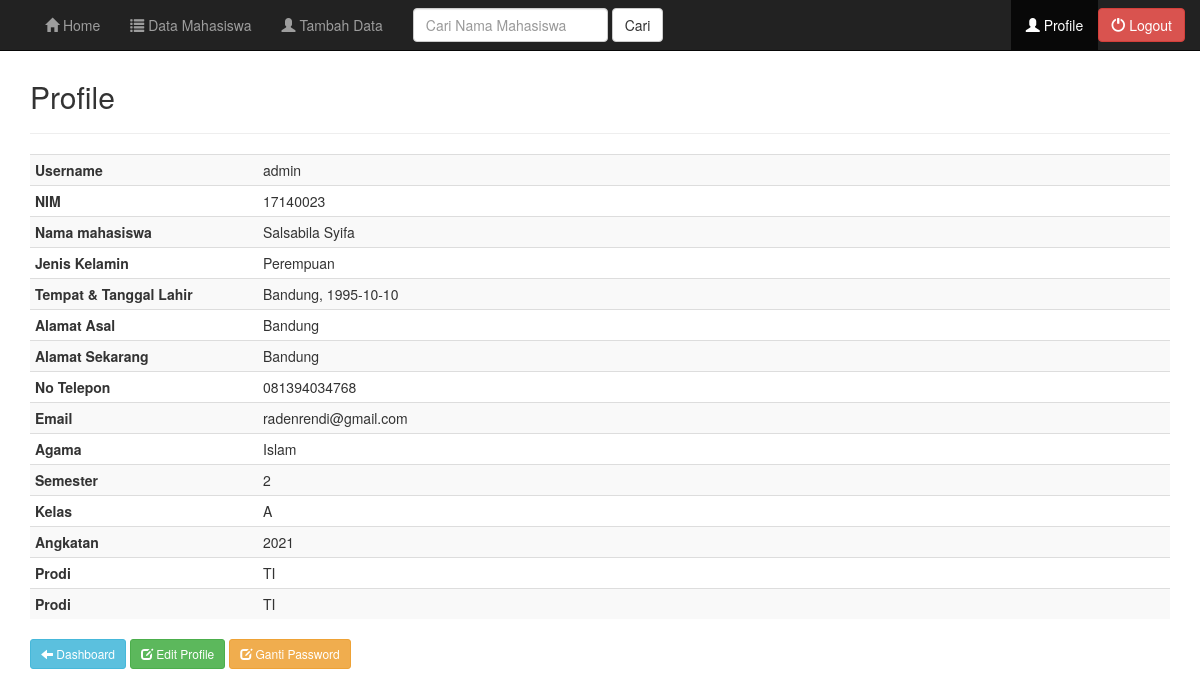
Page /admin/profile.php (signed in) on the committed database.
### tables this page shows
CREATE TABLE `tbl_mahasiswa` (
  `ID` bigint(20) UNSIGNED NOT NULL,
  `username` varchar(20) NOT NULL,
  `password` varchar(32) NOT NULL,
  `level` varchar(30) NOT NULL,
  `nim` varchar(20) NOT NULL,
  `nama` varchar(50) NOT NULL,
  `jenis_kelamin` varchar(20) NOT NULL,
  `tempat_lahir` varchar(30) NOT NULL,
  `tanggal_lahir` date NOT NULL,
  `alamat_asal` varchar(100) NOT NULL,
  `alamat_sekarang` varchar(100) NOT NULL,
  `no_telepon` varchar(13) NOT NULL,
  `email` varchar(30) NOT NULL,
  `agama` varchar(50) NOT NULL,
  `fakultas` varchar(50) NOT NULL,
  `semester` int(11) NOT NULL,
  `kelas` varchar(20) NOT NULL,
  `angkatan` int(11) NOT NULL
);

### admin/profile.php (the view, shortened to what this page needs)
<?php
include("header.php");
include("../koneksi.php");
?>
	<div class="container">
		<div class="content">
			<h2>Profile</h2>
			<hr />
			<?php
			$username = $_SESSION['admin'];
			$sql = mysqli_query($koneksi, "SELECT * FROM tbl_mahasiswa WHERE username='$username'");
			if(mysqli_num_rows($sql) == 0){
				header("Location: index.php");
			}else{
				$row = mysqli_fetch_assoc($sql);
			}
			?>
			<table class="table table-striped table-condensed">
				<tr>
					<th>Username</th>
					<td><?php echo $row['username']; ?></td>
				</tr>
				<tr>
					<th width="20%">NIM</th>
					<td><?php echo $row['nim']; ?></td>
				</tr>
				<tr>
					<th>Nama mahasiswa</th>
					<td><?php echo $row['nama']; ?></td>
				</tr>
				<tr>
					<th>Jenis Kelamin</th>
					<td><?php echo $row['jenis_kelamin']; ?></td>
				</tr>
				<tr>
					<th>Tempat & Tanggal Lahir</th>
					<td><?php echo $row['tempat_lahir'].', '.$row['tanggal_lahir']; ?></td>
				</tr>
				<tr>
					<th>Alamat Asal</th>
					<td><?php echo $row['alamat_asal']; ?></td>
				</tr>
				<tr>
					<th>Alamat Sekarang</th>
					<td><?php echo $row['alamat_sekarang']; ?></td>
				</tr>
				<tr>
					<th>No Telepon</th>
					<td><?php echo $row['no_telepon']; ?></td>
				</tr>
				<tr>
					<th>Email</th>
					<td><?php echo $row['email']; ?></td>
				</tr>
				<tr>
					<th>Agama</th>
					<td><?php echo $row['agama']; ?></td>
				</tr>
				<th>Semester</th>
					<td><?php echo $row['semester']; ?></td>
				<tr>
					<th>Kelas</th>
					<td><?php echo $row['kelas']; ?></td>
				</tr>
				<tr>
					<th>Angkatan</th>
					<td><?php echo $row['angkatan']; ?></td>
				</tr>
				<tr>
					<th>Prodi</th>
					<td><?php echo $row['fakultas']; ?></td>
				</tr>
				<tr>
					<th>Prodi</th>
					<td><?php echo $row['fakultas']; ?></td>
				</tr>
			</table>
			<a href="index.php" class="btn btn-sm btn-info"><span class="glyphicon glyphicon-arrow-left" aria-hidden="true"></span> Dashboard</a>
			<a href="edit.php?username=<?php echo $row['username']; ?>" class="btn btn-sm btn-success"><span class="glyphicon glyphicon-edit" aria-hidden="true"></span> Edit Profile</a>
			<a href="password_admin.php?username=<?php echo $row['username']; ?>" class="btn btn-sm btn-warning"><span class="glyphicon glyphicon-edit" aria-hidden="true"></span> Ganti Password</a>
		</div>
	</div>
<?php
include("footer.php");
?>

### style.css (style rules this page uses)
.content { margin-top: 80px; }

### rows in the picture
tbl_mahasiswa: username "admin", nim "17140023", nama "Salsabila Syifa", jenis_kelamin "Perempuan", tempat_lahir "Bandung", tanggal_lahir "1995-10-10", alamat_asal "Bandung", alamat_sekarang "Bandung", no_telepon "081394034768", email "radenrendi@gmail.com", agama "Islam", semester "2", kelas "A", angkatan "2021", fakultas "TI"
